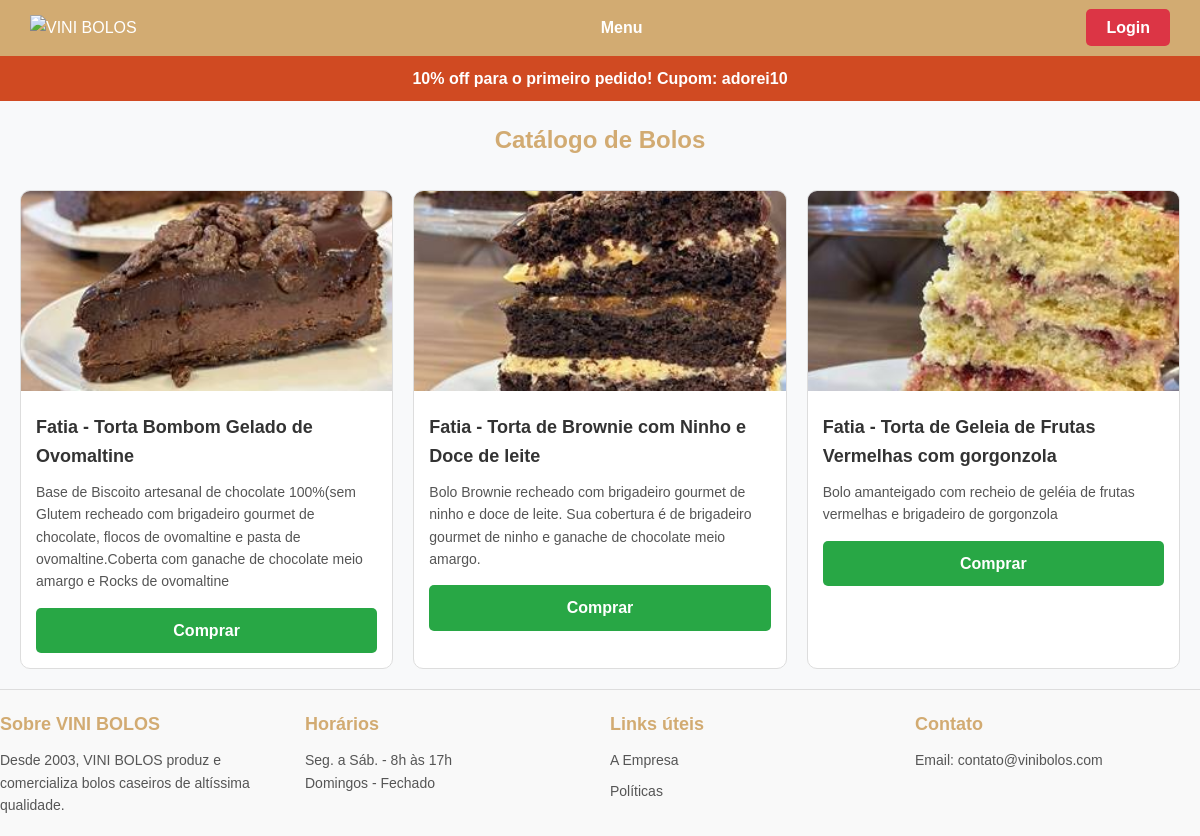
The app's page /admin/catalogo.php with its own data.
### tables this page shows
CREATE TABLE `cardapio` (
  `id` int(11) NOT NULL AUTO_INCREMENT,
  `titulo` varchar(240) NOT NULL,
  `descricao` text NOT NULL,
  `imagem` varchar(240) NOT NULL,
  `data_registro` date NOT NULL,
  PRIMARY KEY (`id`)
);

### admin/functions.php (called while the page is built, shortened)
<?php
function buscar($connect, $tabela, $where = 1, $order = "") {
    if(!empty($order)){
        $order = "ORDER BY $order";
    }
    $query = "SELECT * FROM $tabela WHERE $where $order";
    $execute = mysqli_query($connect, $query);
    $results = mysqli_fetch_all($execute, MYSQLI_ASSOC);
    return $results;
}
function getImagePath($fileName) {
    return "uploads/" . $fileName;
}

### admin/catalogo.php (the view, shortened to what this page needs)
<?php
require_once "functions.php";
$tabela = "cardapio";
$order = "titulo";
$cardapios = buscar($connect, $tabela, 1, $order);
?>
<!DOCTYPE html>
<html lang="pt-BR">
<head>
</head>
<body>
    <header>
        <div class="logo">
            <img src="https://www.mamacida.com.br/image/data/Logo/mamacida-logo-delivery-saopaulo.png" alt="VINI BOLOS">
        </div>
        <nav class="menu">
            <a href="#">Menu</a>
        </nav>
        <div class="icons">
    <?php if (isset($_SESSION['usuario'])): ?>
        <form action="" method="POST" style="display: inline;">
            <button type="submit" name="logout" class="logout-button">Sair</button>
        </form>
    <?php else: ?>
        <a href="login.php" class="logout-button">Login</a>
    <?php endif; ?>
</div>
    </header>
    <div class="promo-bar">
        10% off para o primeiro pedido! Cupom: adorei10
    </div>
    <div class="container">
        <h1 class="catalog-title">Catálogo de Bolos</h1>
        <div class="cardapio-grid">
            <?php foreach ($cardapios as $cardapio): ?>
                <div class="cardapio-item">
                    <?php if (!empty($cardapio['imagem'])): ?>
                        <img src="<?php echo getImagePath($cardapio['imagem']); ?>" alt="<?php echo $cardapio['titulo']; ?>">
                    <?php else: ?>
                        <img src="placeholder.jpg" alt="Imagem não disponível">
                    <?php endif; ?>
                    <div class="cardapio-content">
                        <div class="cardapio-title"><?php echo htmlspecialchars($cardapio['titulo']); ?></div>
                        <div class="cardapio-description"><?php echo htmlspecialchars($cardapio['descricao']); ?></div>
                        <a href="#" class="buy-button">Comprar</a>
                    </div>
                </div>
            <?php endforeach; ?>
        </div>
    </div>
    <footer>
        <div class="footer-container">
            <div class="footer-section">
                <h3>Sobre VINI BOLOS</h3>
                <p>Desde 2003, VINI BOLOS produz e comercializa bolos caseiros de altíssima qualidade.</p>
            </div>
            <div class="footer-section">
                <h3>Horários</h3>
                <p>Seg. a Sáb. - 8h às 17h</p>
                <p>Domingos - Fechado</p>
            </div>
            <div class="footer-section">
                <h3>Links úteis</h3>
                <ul>
                    <li><a href="#">A Empresa</a></li>
                    <li><a href="#">Políticas</a></li>
                </ul>
            </div>
            <div class="footer-section">
                <h3>Contato</h3>
                <ul>
                    <li>Email: contato@vinibolos.com</li>
                </ul>
            </div>
        </div>
    </footer>
</body>
</html>

### admin/catalogo.php (style rules this page uses)
* { margin: 0; padding: 0; box-sizing: border-box; }
body { font-family: 'Arial', sans-serif; background-color: #f8f9fa; color: #333; line-height: 1.6; }
a { text-decoration: none; color: inherit; }
header { background-color: #d2ab72; display: flex; justify-content: space-between; align-items: center; padding: 15px 30px; color: white; }
.logo img { height: 50px; }
.menu a { margin-left: 20px; font-weight: bold; color: white; transition: color 0.3s; }
.promo-bar { background-color: #d04a22; color: white; text-align: center; padding: 10px; font-weight: bold; }
.container { max-width: 1200px; margin: auto; padding: 20px; }
.catalog-title { text-align: center; margin-bottom: 30px; font-size: 24px; color: #d2ab72; }
.cardapio-grid { display: grid; grid-template-columns: repeat(auto-fit, minmax(300px, 1fr)); gap: 20px; }
.cardapio-item { background-color: white; border: 1px solid #ddd; border-radius: 10px; overflow: hidden; transition: transform 0.3s, box-shadow 0.3s; }
.cardapio-item img { width: 100%; height: 200px; object-fit: cover; }
.cardapio-content { padding: 15px; }
.cardapio-title { font-size: 18px; font-weight: bold; margin-bottom: 10px; }
.cardapio-description { font-size: 14px; color: #555; margin-bottom: 15px; }
.buy-button { display: block; text-align: center; padding: 10px; background-color: #28a745; color: white; border-radius: 5px; text-decoration: none; font-weight: bold; transition: background-color 0.3s; }
footer { background-color: #f9f9f9; padding: 20px 0; border-top: 1px solid #ddd; }
.footer-container { max-width: 1200px; margin: auto; display: grid; grid-template-columns: repeat(auto-fit, minmax(250px, 1fr)); gap: 20px; }
.footer-section { font-size: 14px; color: #555; }
.footer-section h3 { margin-bottom: 10px; color: #d2ab72; font-size: 18px; }
.footer-section ul { list-style: none; padding: 0; }
.footer-section ul li { margin-bottom: 8px; }
.footer-section ul li a { color: #555; }
.logout-button { background-color: #dc3545; color: white; border: none; padding: 10px 20px; border-radius: 5px; cursor: pointer; font-weight: bold; transition: background-color 0.3s; }

### records on screen
cardapio: imagem (picture), titulo "Fatia - Torta Bombom Gelado de Ovomaltine", descricao "Base de Biscoito artesanal de chocolate 100%(sem Glutem recheado com brigadeiro gourmet de chocolate, flocos de ovomaltine e pasta de ovomaltine.Coberta com ganache de chocolate meio amargo e Rocks de ovomaltine"
cardapio: imagem (picture), titulo "Fatia - Torta de Brownie com Ninho e Doce de leite", descricao "Bolo Brownie recheado com brigadeiro gourmet de ninho e doce de leite. Sua cobertura é de brigadeiro gourmet de ninho e ganache de chocolate meio amargo."
cardapio: imagem (picture), titulo "Fatia - Torta de Geleia de Frutas Vermelhas com gorgonzola", descricao "Bolo amanteigado com recheio de geléia de frutas vermelhas e brigadeiro de gorgonzola"
